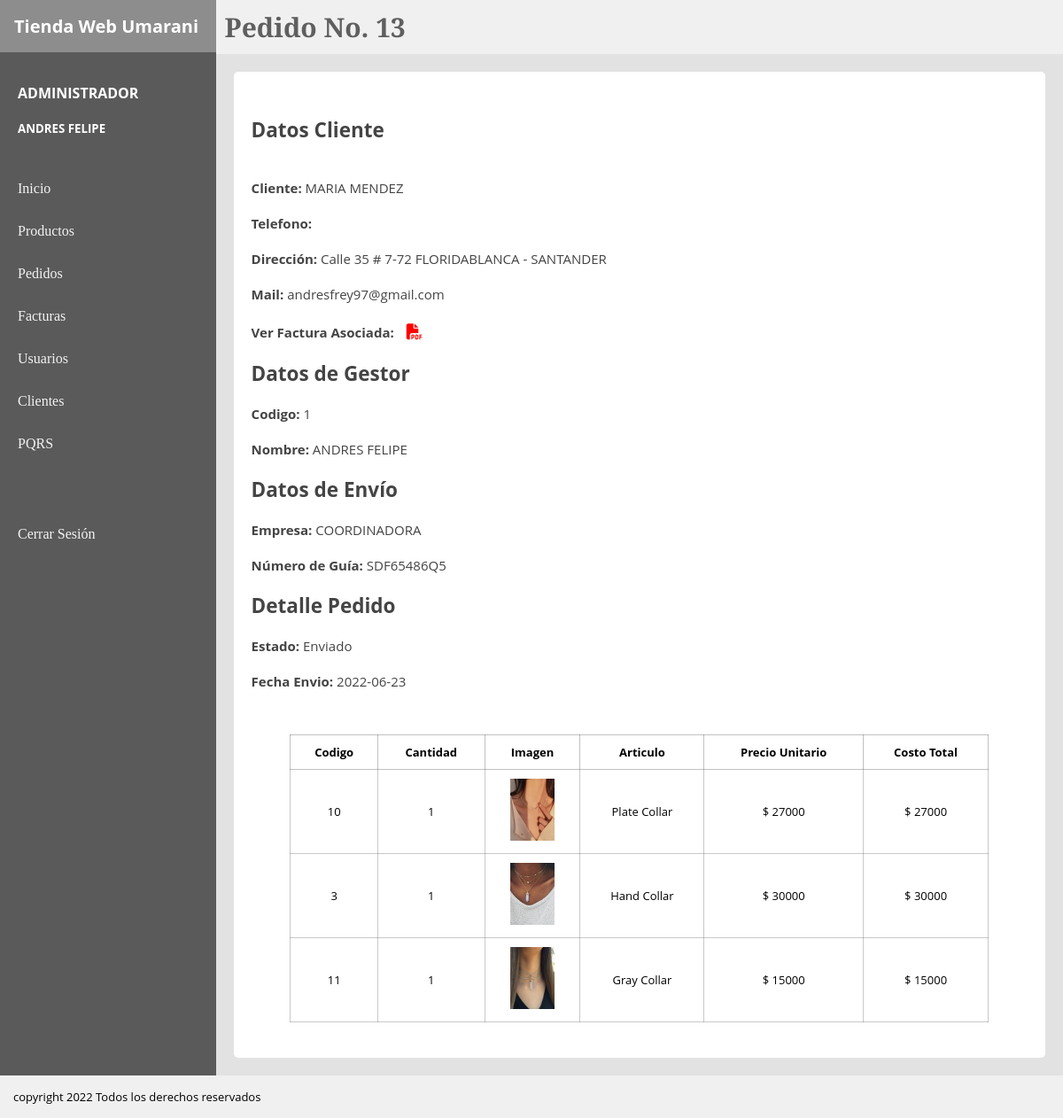
The page /Controller/mostrarDetallePedido.php?vis=13 (signed in) on the database its author committed.
### tables this page shows
CREATE TABLE `factura` (
  `facturaId` int(11) NOT NULL AUTO_INCREMENT,
  `facturaFecha` date NOT NULL,
  `facturaCostoTotal` int(11) NOT NULL,
  `facturaClienteDoc` varchar(50) NOT NULL,
  `factura_tipoPagoId` int(11) NOT NULL,
  `facturaClienteId` int(11) NOT NULL,
  `facturaClienteDireccion` varchar(250) NOT NULL,
  `facturaImpuestoId` int(11) NOT NULL,
  PRIMARY KEY (`facturaId`),
  KEY `fk_facturaClienteDoc` (`facturaClienteId`),
  KEY `fk_factura_tipoPagoId` (`factura_tipoPagoId`),
  KEY `impuestoId` (`facturaImpuestoId`),
  CONSTRAINT `fk_facturaClienteDoc` FOREIGN KEY (`facturaClienteId`) REFERENCES `cliente` (`clienteId`),
  CONSTRAINT `fk_factura_tipoPagoId` FOREIGN KEY (`factura_tipoPagoId`) REFERENCES `tipopago` (`tipoPagoId`)
);

CREATE TABLE `cliente` (
  `clienteId` int(11) NOT NULL AUTO_INCREMENT,
  `clienteNombre` varchar(50) NOT NULL,
  `clienteApellido` varchar(50) NOT NULL,
  `clienteTelefono` varchar(10) NOT NULL,
  `clienteEmail` varchar(150) NOT NULL,
  `clienteContraseña` varchar(10) NOT NULL,
  PRIMARY KEY (`clienteId`)
);

CREATE TABLE `despacho` (
  `despachoId` varchar(250) NOT NULL,
  `despachoempresaId` int(11) NOT NULL,
  `despachoPedidoId` int(11) NOT NULL,
  `despachoUsuarioId` int(11) NOT NULL,
  `despachoFecha` date NOT NULL,
  PRIMARY KEY (`despachoId`),
  KEY `despachoempresaId` (`despachoempresaId`),
  KEY `despachoPedidoId` (`despachoPedidoId`),
  KEY `despachoUsuarioId` (`despachoUsuarioId`),
  CONSTRAINT `despacho_ibfk_1` FOREIGN KEY (`despachoempresaId`) REFERENCES `empresaenvio` (`empresaId`),
  CONSTRAINT `despacho_ibfk_2` FOREIGN KEY (`despachoPedidoId`) REFERENCES `pedido` (`pedidoId`),
  CONSTRAINT `despacho_ibfk_3` FOREIGN KEY (`despachoUsuarioId`) REFERENCES `usuariotienda` (`usuarioId`)
);

CREATE TABLE `usuariotienda` (
  `usuarioId` int(11) NOT NULL AUTO_INCREMENT,
  `usuarioNombre` varchar(50) NOT NULL,
  `usuarioApellido` varchar(50) NOT NULL,
  `usuarioDoc` varchar(12) NOT NULL,
  `usuarioRolId` int(11) NOT NULL,
  `usuarioContraseña` varchar(10) NOT NULL,
  `usuarioEstado` varchar(12) NOT NULL,
  PRIMARY KEY (`usuarioId`),
  UNIQUE KEY `UQ_usuarioDoc` (`usuarioDoc`),
  KEY `fk_usuarioRolId` (`usuarioRolId`),
  CONSTRAINT `fk_usuarioRolId` FOREIGN KEY (`usuarioRolId`) REFERENCES `rol` (`rolId`)
);

CREATE TABLE `empresaenvio` (
  `empresaId` int(11) NOT NULL AUTO_INCREMENT,
  `empresaNombre` varchar(200) NOT NULL,
  PRIMARY KEY (`empresaId`)
);

CREATE TABLE `pedido` (
  `pedidoId` int(11) NOT NULL,
  `pedidoFechaInicio` date NOT NULL,
  `pedidoFechaFin` date DEFAULT NULL,
  `pedidoEstado` varchar(20) NOT NULL DEFAULT 'Pendiente',
  `pedidoClienteId` int(11) NOT NULL,
  `pedidoUsuarioId` int(11) DEFAULT NULL,
  `pedidoFacturaId` int(11) NOT NULL,
  `pedidoCostoTotal` int(11) NOT NULL,
  `pedidoDireccionId` bigint(20) NOT NULL,
  PRIMARY KEY (`pedidoId`),
  KEY `fk_pedidoFacturaId` (`pedidoFacturaId`),
  KEY `fk_ordenClienteId` (`pedidoClienteId`),
  KEY `fk_pedidoUsuarioId` (`pedidoUsuarioId`),
  KEY `direccionpedido` (`pedidoDireccionId`),
  CONSTRAINT `fk_ordenClienteId` FOREIGN KEY (`pedidoClienteId`) REFERENCES `cliente` (`clienteId`),
  CONSTRAINT `fk_pedidoFacturaId` FOREIGN KEY (`pedidoFacturaId`) REFERENCES `factura` (`facturaId`),
  CONSTRAINT `fk_pedidoUsuarioId` FOREIGN KEY (`pedidoUsuarioId`) REFERENCES `usuariotienda` (`usuarioId`)
);

CREATE TABLE `productoporpedido` (
  `prodPed_artId` int(11) NOT NULL,
  `prodPed_pedidoId` int(11) NOT NULL,
  `prodPedCant` int(11) NOT NULL,
  `prodPedValorArt` int(11) NOT NULL,
  KEY `fk_prodPed_artId` (`prodPed_artId`),
  KEY `fk_prodPed_pedidoId` (`prodPed_pedidoId`),
  CONSTRAINT `fk_prodPed_artId` FOREIGN KEY (`prodPed_artId`) REFERENCES `articulo` (`artId`),
  CONSTRAINT `fk_prodPed_pedidoId` FOREIGN KEY (`prodPed_pedidoId`) REFERENCES `pedido` (`pedidoId`)
);

CREATE TABLE `articulo` (
  `artId` int(11) NOT NULL AUTO_INCREMENT,
  `artNombre` varchar(150) NOT NULL,
  `artPrecio` int(11) NOT NULL,
  `artCantidad` int(11) NOT NULL,
  `artVista` varchar(250) NOT NULL,
  `artEstado` varchar(15) NOT NULL,
  `artCategoriaId` int(11) NOT NULL,
  PRIMARY KEY (`artId`),
  KEY `fk_artCategoriaId` (`artCategoriaId`),
  CONSTRAINT `fk_artCategoriaId` FOREIGN KEY (`artCategoriaId`) REFERENCES `categoria` (`categoriaId`)
);

### View/VerDetallePedido.php (the view, shortened to what this page needs)
<?php
    require_once('../Controller/mostrarDetallePedido.php');
?>
<!DOCTYPE html>
<html lang="en">
<head>
</head>
<body>
<link rel="stylesheet" href="../CSS/productosEstilos.css">
    <div class="padre">
        <div class="board">
            <div class="titulo">
                <h1>Tienda Web Umarani</h1>
            </div>
            <div class="usuario">
                <h4><?php echo "$_SESSION[rol] "; ?></h4>
                <h5><?php echo "$_SESSION[nombre] $_SESSION[apellido] "; ?></h5>
            </div>
            <nav class="secciones">
            <a href="">Inicio</a>
                <a href="../View/Productos.php?pagina=1">Productos</a>
                <a href="../View/pedidos.php?pagina=1">Pedidos</a>
                <a href="../view/facturas.php?pagina=1">Facturas</a>
                <?php if($_SESSION['rol'] == 'ADMINISTRADOR')  { ?>
                <a href="../View/Usuarios.php?pagina=1">Usuarios</a>
                <a href="../View/adminClientes.php?pagina=1">Clientes</a> <?php } ?>
                <a href="../View/PQRS.php?pagina=1">PQRS</a><br><br><br>
                <a href="../Controller/cerrarSesion.php">Cerrar Sesión</a>
            </nav>
        </div>
        <div class="content">
        <header class="header">
            <h1>Pedido No. <?php echo "$id" ?></h1>
        </header>
        <section class="section">
            <div class="container">
                <div class="filtros" >
                        <h1>Datos Cliente</h1><br><br>
                        <p><b>Cliente: </b>  <?php echo "$nombre $apellido" ?></p><br>
                        <p><b>Telefono: </b>   <?php echo "$telefono" ?>   </p><br>
                        <p><b>Dirección: </b>  <?php echo "$direccion" ?> </p><br>
                        <p><b>Mail: </b>  andresfrey97@gmail.com </p><br>
                        <p> <b> Ver Factura Asociada: </b><a class="cancel" href="../Controller/ImprimirFactura.php?factId=<?php echo "$id" ?>"> <i class="fas fa-file-pdf"></i></a><br> </p><br>
                      <?php  if(isset($cGuia)) {   ?>
                        <h1>Datos de Gestor</h1> <br>
                        <p><b>Codigo:</b> <?php echo "$uCodigo" ?> </p><br>
                        <p><b>Nombre:</b> <?php echo "$uNombre $uApellido" ?></p><br>
                        <h1>Datos de Envío</h1> <br>
                        <p><b>Empresa:</b> <?php echo "$eLogistica" ?></p><br>
                        <p><b>Número de Guía:</b> <?php echo "$cGuia" ?></p><br>
                        <?php    }   ?>
                        <h1>Detalle Pedido</h1><br>
                        <p><b>Estado:</b> <?php if(isset($pedEstado)) {echo "$pedEstado"; } else {echo"Pendiente";} ?> </p><br>
                        <p><b>Fecha Envio:</b> <?php if(isset($estadoFecha)) {echo "$estadoFecha"; } else {echo"";} ?> </p><br>
                </div>
                <table>
                    <tr>
                        <th>Codigo</th>
                        <th>Cantidad</th>
                        <th>Imagen</th>
                        <th>Articulo</th>
                        <th>Precio Unitario</th>
                        <th>Costo Total</th>
                    </tr>
                     <?php
                        while($detPed = mysqli_fetch_array($detallePedido)){
                     ?>
                    <tr class="información" >
                        <td> <?php echo $detPed['artId']   ?></td>
                        <td> <?php echo $detPed['prodPedCant']   ?> </td>
                        <td> <img src="<?php echo $detPed['artVista']   ?>" alt=""> </td>
                        <td> <?php echo $detPed['artNombre']   ?></td>
                        <td> <?php echo "$ " . $detPed['artPrecio']   ?></td>
                        <td> <?php echo "$ " . $detPed['artPrecio'] * $detPed['prodPedCant']  ?></td>
                        <?php
                        }
                     ?>
                </table>
            </div>
        </section>
        </div>
    </div>
    <footer class="footer">
        <p>copyright 2022 Todos los derechos reservados</p>
    </footer>
</body>
</html>

### CSS/productosEstilos.css (style rules this page uses)
* { padding: 0px; margin: 0px; }
.padre { display: flex; }
.board { background: #5a5a5a; flex: 1 1 auto; height: auto; }
.titulo { background: #8d8d8d; padding: 10px; }
.titulo h1 { font-family: 'Open Sans', sans-serif; font-size: 20px; padding: 6px; color:rgb(255, 255, 255); }
.usuario { padding: 10px; margin-top: 15px; }
.usuario h4 { color: rgb(255, 255, 255); font-family: 'Open Sans', sans-serif; padding: 10px; }
.usuario h5 { color: rgb(255, 255, 255); font-family: 'Open Sans', sans-serif; padding: 10px; }
.secciones { padding: 10px; }
.secciones a { display: block; padding: 10px; color: rgb(243, 243, 243); text-decoration: none; margin-top: 10px; font-family: 'Bitter', serif; transition: 0.3s ease-in-out; }
.content { flex: 100 1 auto; }
.header { background: #f0f0f0; }
.header h1 { font-family: 'Bitter', serif; font-size: 30px; padding: 10px; color: rgb(95, 95, 95); }
.section { background: #e2e2e2; padding: 20px; min-height: 720px; }
.container { padding: 20px; border-radius: 5px; background: #ffffff; }
table { margin-left: auto; margin-right: auto; border: 1px solid rgba(95, 95, 95, 0.384); border-collapse: collapse; width: 90%; font-family: 'Open Sans', sans-serif; font-size: 13px; }
th { border: 1px solid rgba(95, 95, 95, 0.384); text-align: center; padding: 10px; }
td { border: 0.5px solid rgba(95, 95, 95, 0.336); padding: 10px; text-align: center; }
td img { width: 50px; height: 70px; }
.cancel { color: rgb(255, 0, 0); font-size: 18px; padding: 10px; }
.filtros { margin: 30px 0px; font-family: 'Open Sans', sans-serif; font-size: 15px; color: #444444; }
.footer { background: #f0f0f0; padding: 15px; font-family: 'Open Sans', sans-serif; font-size: 13px; }

### rows shown on the page
factura: facturaClienteId.clienteNombre "MARIA", facturaClienteId.clienteApellido "MENDEZ", facturaClienteDireccion "Calle 35 # 7-72 FLORIDABLANCA - SANTANDER"
despacho: despachoUsuarioId.usuarioId "1", despachoUsuarioId.usuarioNombre "ANDRES", despachoUsuarioId.usuarioApellido "FELIPE", despachoempresaId.empresaNombre "COORDINADORA", despachoId "SDF65486Q5", despachoPedidoId.pedidoEstado "Enviado", despachoFecha "2022-06-23"
productoporpedido: prodPed_artId.artId "10", prodPedCant "1", prodPed_artId.artVista (picture), prodPed_artId.artNombre "Plate Collar", prodPed_artId.artPrecio "27000", $detPed['artPrecio']*$detPed['prodPedCant'] "27000"
productoporpedido: prodPed_artId.artId "3", prodPedCant "1", prodPed_artId.artVista (picture), prodPed_artId.artNombre "Hand Collar", prodPed_artId.artPrecio "30000", $detPed['artPrecio']*$detPed['prodPedCant'] "30000"
productoporpedido: prodPed_artId.artId "11", prodPedCant "1", prodPed_artId.artVista (picture), prodPed_artId.artNombre "Gray Collar", prodPed_artId.artPrecio "15000", $detPed['artPrecio']*$detPed['prodPedCant'] "15000"

### other values the page prints
$_SESSION[rol] "ADMINISTRADOR"
$_SESSION[nombre] "ANDRES"
$_SESSION[apellido] "FELIPE"
$id "13"
